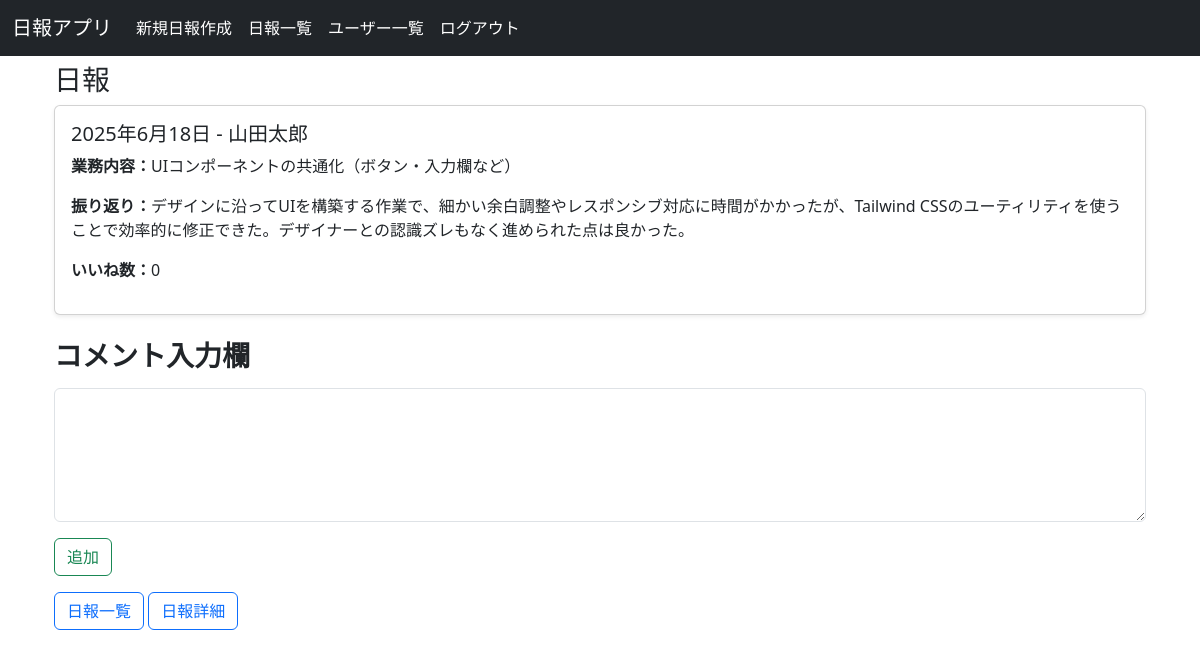
The app's page /reportapp/commnet/20/ (signed in) with its own data.
### reportapp/models.py (models this page shows, shortened)
class Report(models.Model):
    data = models.DateField(default=timezone.now)
    author = models.ForeignKey(User, on_delete=models.CASCADE, null=True)
    content = models.TextField(blank=False)
    comment = models.TextField(blank=False)
    created_at = models.DateTimeField(auto_now_add=True)
    updated_at = models.DateTimeField(auto_now=True)
    likes = models.ManyToManyField(User, related_name='liked_reports', blank=True)

### reportapp/views.py (the view)
# urls.py: path('commnet/<int:pk>/', views.comment_report, name='report_comment'),
@login_required
def comment_report(request, pk):
    report = get_object_or_404(Report, pk=pk)
    if request.method == 'POST':
        form = ReportCommentForm(request.POST)
        if form.is_valid():
            comment = form.save(commit=False)
            comment.report = report
            comment.author = request.user
            comment.save()
            return redirect('reportapp:report_detail', pk=report.pk)
    else:
        form = ReportCommentForm()
    return render(request, 'reportapp/report_comment.html', {'form': form, 'report': report})

### reportapp/forms.py
class ReportCommentForm(forms.ModelForm):
    class Meta:
        model = Comment
        fields = ['content']

### reportapp/templates/reportapp/report_comment.html (shortened to what this page needs)
{% extends 'base.html' %}
{% block content %}
<div class="container">
    <h3 style="padding-top: 15px;">日報</h3>
    <div class="row">
        <div class="col-md-12 mb-4">
            <div class="card shadow-sm">
                <div class="card-body">
                    <h5 class="card-title">{{ report.data }} - {{ report.author }}</h5>
                    <p><strong>業務内容：</strong>{{ report.content|linebreaksbr }}</p>
                    <p><strong>振り返り：</strong>{{ report.comment|linebreaksbr }}</p>
                    <p><strong>いいね数：</strong>{{ report.likes.count }}</p>
                </div>
            </div>
        </div>
    </div>
    <form action="" method="post">
        <div class="mb-3">
            <label for="id_content" class="form-label"><h3><strong>コメント入力欄</strong></h3></label>
            <textarea name="content" cols="40" rows="5" class="form-control" id="id_content">{{ form.content.value|default_if_none:'' }}</textarea>
        </div>
        <button type="submit" class="btn btn-outline-success mb-3">追加</button>
    </form>
    <a href="{% url 'reportapp:report_list' %}" class="btn btn-outline-primary">日報一覧</a>
    <a href="{% url 'reportapp:report_detail' report.pk %}" class="btn btn-outline-primary">日報詳細</a>
</div>
{% endblock %}

### records on screen
Report: data "2025年6月18日", author "山田太郎", content "UIコンポーネントの共通化（ボタン・入力欄など）", comment "デザインに沿ってUIを構築する作業で、細かい余白調整やレスポンシブ対応に時間がかかったが、Tailwind CSSのユーティリティを使うことで効率的に修正できた。デザイナーとの認識ズレもなく進められた点は良かった。", likes.count "0"
